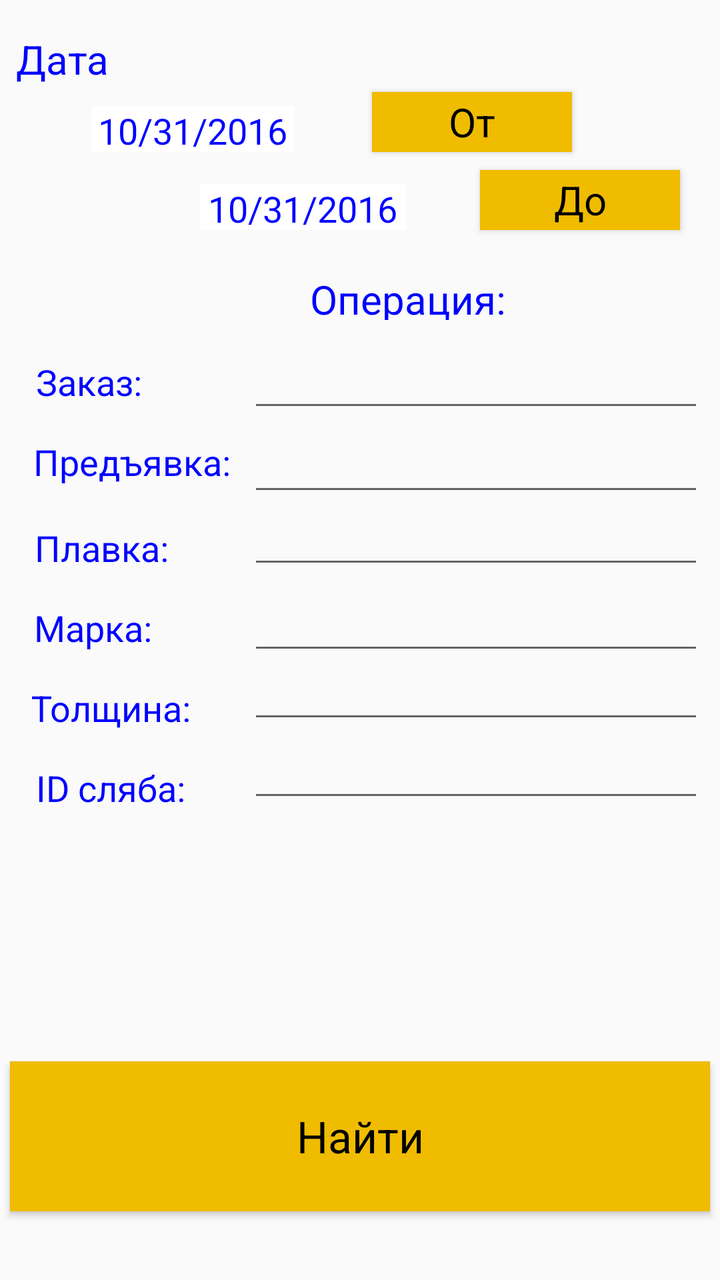
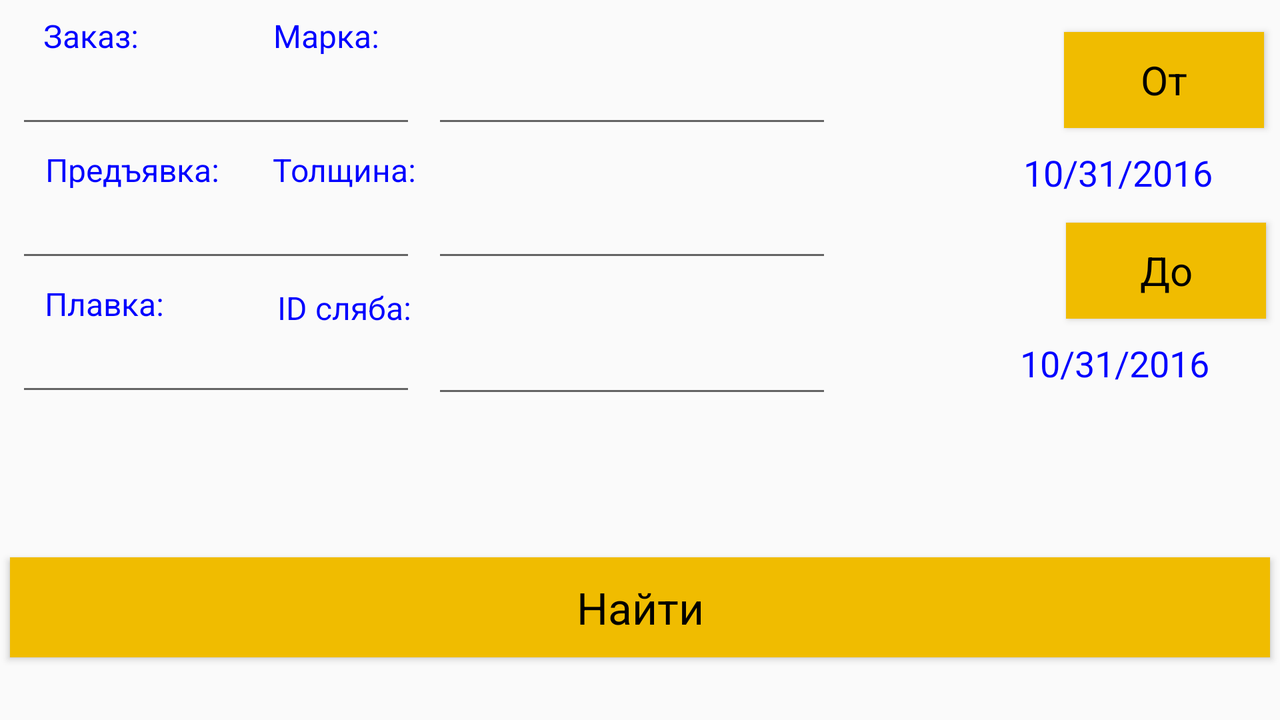

The same Android screen from two of the app's own layout files: first res/layout/ as a phone draws it, then the repository's variant for another configuration, drawn on a device whose configuration selects that folder. Both files follow.
<!-- AndroidManifest.xml: application theme AppTheme -->
<!-- res/layout/search_modern.xml -->
<?xml version="1.0" encoding="utf-8"?>
<android.support.constraint.ConstraintLayout
    xmlns:android="http://schemas.android.com/apk/res/android"
    xmlns:app="http://schemas.android.com/apk/res-auto"
    xmlns:tools="http://schemas.android.com/tools"
    android:layout_width="match_parent"

    android:layout_height="match_parent">

    <EditText
        android:id="@+id/sid"
        android:layout_width="0dp"
        android:layout_height="40dp"
        android:layout_marginEnd="8dp"
        android:layout_marginLeft="8dp"
        android:layout_marginRight="8dp"
        android:layout_marginStart="8dp"
        android:layout_marginTop="-1dp"
        android:layout_weight="1"
        android:ems="10"
        android:inputType="text|number"
        app:layout_constraintHorizontal_bias="0.0"
        app:layout_constraintLeft_toRightOf="@+id/textView19"
        app:layout_constraintRight_toRightOf="parent"
        app:layout_constraintTop_toBottomOf="@+id/sthick">

        <requestFocus />
    </EditText>

    <TextView
        android:id="@+id/textView19"
        style="@style/searchText"
        android:layout_width="100dp"
        android:layout_height="40dp"

        android:layout_marginLeft="16dp"
        android:layout_marginStart="16dp"
        android:layout_marginTop="0dp"
        android:text="ID сляба:     "
        app:layout_constraintLeft_toLeftOf="parent"
        app:layout_constraintTop_toBottomOf="@+id/textView18" />

    <EditText
        android:id="@+id/sthick"
        android:layout_width="0dp"
        android:layout_height="40dp"
        android:layout_marginEnd="8dp"
        android:layout_marginLeft="8dp"
        android:layout_marginRight="8dp"
        android:layout_marginStart="8dp"
        android:layout_marginTop="-6dp"
        android:layout_weight="1"
        android:ems="10"
        android:inputType="number"
        app:layout_constraintHorizontal_bias="0.0"
        app:layout_constraintLeft_toRightOf="@+id/textView18"
        app:layout_constraintRight_toRightOf="parent"
        app:layout_constraintTop_toBottomOf="@+id/sgrade">

        <requestFocus />
    </EditText>

    <TextView
        android:id="@+id/textView18"
        style="@style/searchText"
        android:layout_width="100dp"
        android:layout_height="40dp"

        android:layout_marginLeft="16dp"
        android:layout_marginStart="16dp"
        android:layout_marginTop="0dp"
        android:text="Толщина:     "
        app:layout_constraintLeft_toLeftOf="parent"
        app:layout_constraintTop_toBottomOf="@+id/textView17" />

    <EditText
        android:id="@+id/sgrade"
        android:layout_width="0dp"
        android:layout_height="40dp"
        android:layout_marginEnd="8dp"
        android:layout_marginLeft="8dp"
        android:layout_marginRight="8dp"
        android:layout_marginStart="8dp"
        android:layout_marginTop="3dp"
        android:layout_weight="1"
        android:ems="10"
        app:layout_constraintHorizontal_bias="0.0"
        app:layout_constraintLeft_toRightOf="@+id/textView17"
        app:layout_constraintRight_toRightOf="parent"
        app:layout_constraintTop_toBottomOf="@+id/sheat">

        <requestFocus />
    </EditText>

    <TextView
        android:id="@+id/textView17"
        style="@style/searchText"
        android:layout_width="100dp"
        android:layout_height="40dp"

        android:layout_marginLeft="16dp"
        android:layout_marginStart="16dp"
        android:layout_marginTop="0dp"
        android:text="Марка:         "
        app:layout_constraintLeft_toLeftOf="parent"
        app:layout_constraintTop_toBottomOf="@+id/textView16" />

    <EditText
        android:id="@+id/sheat"
        android:layout_width="0dp"
        android:layout_height="40dp"
        android:layout_marginEnd="8dp"
        android:layout_marginLeft="8dp"
        android:layout_marginRight="8dp"
        android:layout_marginStart="8dp"
        android:layout_marginTop="-4dp"
        android:layout_weight="1"
        android:ems="10"
        android:inputType="text"
        app:layout_constraintHorizontal_bias="0.0"
        app:layout_constraintLeft_toRightOf="@+id/textView16"
        app:layout_constraintRight_toRightOf="parent"
        app:layout_constraintTop_toBottomOf="@+id/spred">

        <requestFocus />
    </EditText>

    <TextView
        android:id="@+id/textView16"
        style="@style/searchText"
        android:layout_width="100dp"
        android:layout_height="40dp"

        android:layout_marginLeft="16dp"
        android:layout_marginStart="16dp"
        android:layout_marginTop="3dp"
        android:text="Плавка:       "
        app:layout_constraintLeft_toLeftOf="parent"
        app:layout_constraintTop_toBottomOf="@+id/textView15" />

    <EditText
        android:id="@+id/spred"
        android:layout_width="0dp"
        android:layout_height="40dp"
        android:layout_marginEnd="8dp"
        android:layout_marginLeft="8dp"
        android:layout_marginRight="8dp"
        android:layout_marginStart="8dp"
        android:layout_marginTop="2dp"
        android:layout_weight="1"
        android:ems="10"
        android:inputType="number"
        app:layout_constraintHorizontal_bias="0.0"
        app:layout_constraintLeft_toRightOf="@+id/textView15"
        app:layout_constraintRight_toRightOf="parent"
        app:layout_constraintTop_toBottomOf="@+id/sorder">

        <requestFocus />
    </EditText>

    <TextView
        android:id="@+id/textView15"
        style="@style/searchText"
        android:layout_width="100dp"
        android:layout_height="40dp"

        android:layout_marginLeft="16dp"
        android:layout_marginStart="16dp"
        android:layout_marginTop="0dp"
        android:text="Предъявка:"
        app:layout_constraintLeft_toLeftOf="parent"
        app:layout_constraintTop_toBottomOf="@+id/textView14" />

    <Button
        android:id="@+id/searchBtn"
        style="@style/searchBtn"
        android:layout_width="0dp"
        android:layout_height="75dp"
        android:layout_marginBottom="5dp"
        android:layout_marginEnd="5dp"
        android:layout_marginLeft="5dp"
        android:layout_marginRight="5dp"
        android:layout_marginStart="5dp"
        android:layout_marginTop="8dp"
        android:textSize="22sp"
        android:text="Найти"

        app:layout_constraintBottom_toBottomOf="parent"
        app:layout_constraintHorizontal_bias="0.0"
        app:layout_constraintLeft_toLeftOf="parent"
        app:layout_constraintRight_toRightOf="parent"
        app:layout_constraintTop_toBottomOf="@+id/sid"
        app:layout_constraintVertical_bias="0.8" />

    <EditText
        android:id="@+id/sorder"
        android:layout_width="0dp"
        android:layout_height="40dp"
        android:layout_marginEnd="8dp"
        android:layout_marginLeft="8dp"
        android:layout_marginRight="8dp"
        android:layout_marginStart="8dp"
        android:layout_marginTop="171dp"
        android:layout_weight="1"
        android:ems="10"
        android:inputType="number"
        app:layout_constraintHorizontal_bias="0.0"
        app:layout_constraintLeft_toRightOf="@+id/textView14"
        app:layout_constraintRight_toRightOf="parent"
        app:layout_constraintTop_toTopOf="parent">

        <requestFocus />
    </EditText>

    <TextView
        android:id="@+id/textView14"
        style="@style/searchText"
        android:layout_width="100dp"
        android:layout_height="40dp"

        android:layout_marginLeft="16dp"
        android:layout_marginStart="16dp"
        android:layout_marginTop="171dp"
        android:text="Заказ:          "
        app:layout_constraintLeft_toLeftOf="parent"
        app:layout_constraintTop_toTopOf="parent" />

    <TextView
        android:id="@+id/textView13"
        style="@style/searchText"
        android:layout_width="100dp"
        android:layout_height="24dp"
        android:textSize="20sp"
        android:layout_marginLeft="130dp"
        android:layout_marginStart="154dp"
        android:layout_marginTop="136dp"
        android:text="Операция:"
        app:layout_constraintLeft_toLeftOf="parent"
        app:layout_constraintTop_toTopOf="parent" />

    <Button
        android:id="@+id/until_date"
        style="@style/searchBtn"
        android:layout_width="100dp"

        android:layout_height="30dp"
        android:layout_marginEnd="7dp"
        android:layout_marginLeft="37dp"
        android:layout_marginTop="9dp"
        android:text="@string/until"
        app:layout_constraintLeft_toRightOf="@+id/endsdate"
        app:layout_constraintTop_toBottomOf="@+id/from_date" />

    <Button
        android:id="@+id/from_date"

        style="@style/searchBtn"
        android:layout_width="100dp"
        android:layout_height="30dp"
        android:layout_marginEnd="8dp"
        android:layout_marginLeft="39dp"
        android:layout_marginTop="46dp"
        android:text="@string/from"
        app:layout_constraintLeft_toRightOf="@+id/bgsdate"
        app:layout_constraintTop_toTopOf="parent" />

    <TextView
        android:id="@+id/endsdate"
        android:background="#ffffff"
        style="@style/searchText"
        android:layout_width="103dp"
        android:layout_height="23dp"
        android:layout_weight="0.2"
        android:ems="10"
        android:text="10/31/2016"
        android:layout_marginStart="100dp"
        android:layout_marginLeft="46dp"
        app:layout_constraintLeft_toLeftOf="parent"
        android:layout_marginTop="16dp"
        app:layout_constraintTop_toBottomOf="@+id/bgsdate" />

    <TextView
        android:id="@+id/bgsdate"
        android:background="#ffffff"
        style="@style/searchText"
        android:layout_width="101dp"
        android:layout_height="23dp"
        android:layout_weight="0.2"
        android:ems="10"
        android:text="10/31/2016"
        app:layout_constraintTop_toTopOf="parent"
        android:layout_marginTop="53dp"
        android:layout_marginLeft="46dp"
        app:layout_constraintLeft_toLeftOf="parent">

    </TextView>

    <TextView
        android:id="@+id/textView10"
        style="@style/searchText"
         android:textSize="20sp"
        android:layout_width="wrap_content"
        android:layout_height="wrap_content"
        android:layout_gravity="center_vertical"
        android:layout_marginLeft="130dp"
        android:layout_marginStart="8dp"
        android:layout_marginTop="16dp"
        android:gravity="center_vertical"
        android:text="@string/date"


        app:layout_constraintLeft_toLeftOf="parent"
        app:layout_constraintTop_toTopOf="parent" />

</android.support.constraint.ConstraintLayout>
<!-- resources referenced by this layout -->
<resources>
  <string name="date">Дата</string>
  <string name="from">От</string>
  <string name="until">До</string>
  <style name="searchBtn" parent="AppBaseTheme">
          <item name="android:textSize"> 20sp</item>
          <item name="android:background"> @color/orange</item>
          <item name="android:textColor">#000000</item>
      </style>
  <style name="searchText" parent="AppBaseTheme">
          <item name="android:textSize"> 18sp</item>
          <item name="android:textColor">#0000ff</item>
          <item name="android:gravity"> center</item>
  
      </style>
  <style name="AppTheme" parent="AppBaseTheme">
          
      </style>
  <!-- from res/values-v14/ -->
  <style name="AppBaseTheme" parent="NX">
          
      </style>
  <color name="orange">#f0bc00</color>
  <style name="NX" parent="android:Theme.Material.Light">
          <item name="android:colorPrimary">@color/colorPrimary</item>
          <item name="android:colorAccent">@color/colorAccent</item>
          <item name="android:colorPrimaryDark">@color/black</item>
      </style>
  <color name="colorPrimary">#3f51b5</color>
  <color name="colorAccent">#ff4081</color>
  <color name="black">#000000</color>
</resources>
<!-- res/layout-land/search_modern.xml (the repository's variant of the layout above) -->
<!-- drawn on the phone turned sideways -->
<?xml version="1.0" encoding="utf-8"?>
<android.support.constraint.ConstraintLayout
    xmlns:android="http://schemas.android.com/apk/res/android"
    xmlns:app="http://schemas.android.com/apk/res-auto"
    xmlns:tools="http://schemas.android.com/tools"
    android:layout_width="match_parent"
    android:layout_height="match_parent">

    <EditText
        android:id="@+id/sid"
        android:layout_width="200dp"
        android:layout_height="40dp"
        android:layout_marginEnd="8dp"
        android:layout_marginStart="8dp"
        android:layout_weight="1"
        android:ems="10"
        android:inputType="text|number"
        app:layout_constraintLeft_toRightOf="@+id/sheat"
        android:layout_marginLeft="22dp"
        android:layout_marginTop="1dp"
        app:layout_constraintTop_toBottomOf="@+id/textView19">

        <requestFocus />
    </EditText>

    <TextView
        android:id="@+id/textView19"
        style="@style/searchText"
        android:layout_width="100dp"
        android:layout_height="20dp"
        android:layout_marginLeft="110dp"
        android:layout_marginStart="16dp"
        android:layout_marginTop="7dp"
        android:text="ID сляба:     "
        android:textSize="16sp"
        app:layout_constraintLeft_toRightOf="@+id/textView16"
        app:layout_constraintTop_toBottomOf="@+id/sthick" />

    <EditText
        android:id="@+id/sthick"
        android:layout_width="200dp"
        android:layout_height="40dp"
        android:layout_marginEnd="8dp"
        android:layout_marginStart="8dp"
        android:layout_weight="1"
        android:ems="10"
        android:inputType="number"
        android:layout_marginTop="2dp"
        app:layout_constraintTop_toBottomOf="@+id/textView18"
        app:layout_constraintLeft_toRightOf="@+id/spred"
        android:layout_marginLeft="22dp">

        <requestFocus />
    </EditText>

    <TextView
        android:id="@+id/textView18"
        style="@style/searchText"
        android:layout_width="100dp"
        android:layout_height="20dp"
        android:layout_marginLeft="110dp"
        android:layout_marginStart="16dp"
        android:layout_marginTop="5dp"
        android:text="Толщина:     "
        android:textSize="16sp"
        app:layout_constraintLeft_toRightOf="@+id/textView15"
        app:layout_constraintTop_toBottomOf="@+id/sgrade" />

    <EditText
        android:id="@+id/sgrade"
        android:layout_width="200dp"
        android:layout_height="40dp"
        android:layout_marginEnd="8dp"
        android:layout_marginLeft="22dp"
        android:layout_marginStart="8dp"
        android:layout_marginTop="2dp"
        android:layout_weight="1"
        android:ems="10"
        app:layout_constraintLeft_toRightOf="@+id/sorder"
        app:layout_constraintTop_toBottomOf="@+id/textView17">

        <requestFocus />
    </EditText>

    <TextView
        android:id="@+id/textView17"
        style="@style/searchText"
        android:layout_width="100dp"
        android:layout_height="20dp"
        android:layout_marginLeft="111dp"
        android:layout_marginStart="16dp"
        android:layout_marginTop="7dp"
        android:text="Марка:         "
        android:textSize="16sp"
        app:layout_constraintLeft_toRightOf="@+id/textView14"
        app:layout_constraintTop_toTopOf="parent" />

    <EditText
        android:id="@+id/sheat"
        android:layout_width="200dp"
        android:layout_height="40dp"
        android:layout_marginEnd="8dp"
        android:layout_marginStart="8dp"
        android:layout_weight="1"
        android:ems="10"
        android:inputType="text"
        android:layout_marginLeft="16dp"
        app:layout_constraintLeft_toLeftOf="parent"
        android:layout_marginTop="2dp"
        app:layout_constraintTop_toBottomOf="@+id/textView16">

        <requestFocus />
    </EditText>

    <TextView
        android:id="@+id/textView16"
        style="@style/searchText"
        android:layout_width="100dp"
        android:layout_height="20dp"
        android:layout_marginLeft="60dp"
        android:layout_marginStart="16dp"
        android:layout_marginTop="5dp"
        android:text="Плавка:       "
        android:textSize="16sp"
        app:layout_constraintLeft_toLeftOf="parent"
        app:layout_constraintTop_toBottomOf="@+id/spred" />

    <EditText
        android:id="@+id/spred"
        android:layout_width="200dp"
        android:layout_height="40dp"
        android:layout_marginEnd="8dp"
        android:layout_marginLeft="16dp"
        android:layout_marginStart="8dp"
        android:layout_marginTop="2dp"
        android:layout_weight="1"
        android:ems="10"
        android:inputType="number"
        app:layout_constraintLeft_toLeftOf="parent"
        app:layout_constraintTop_toBottomOf="@+id/textView15">

        <requestFocus />
    </EditText>

    <TextView
        android:id="@+id/textView15"
        style="@style/searchText"
        android:layout_width="100dp"
        android:layout_height="20dp"
        android:layout_marginLeft="60dp"
        android:layout_marginStart="16dp"
        android:layout_marginTop="5dp"
        android:text="Предъявка:"
        android:textSize="16sp"
        app:layout_constraintLeft_toLeftOf="parent"
        app:layout_constraintTop_toBottomOf="@+id/sorder" />

    <Button
        android:id="@+id/searchBtn"
        style="@style/searchBtn"
        android:layout_width="0dp"
        android:layout_height="50dp"
        android:layout_marginBottom="1dp"
        android:layout_marginEnd="5dp"
        android:layout_marginLeft="8dp"
        android:layout_marginRight="8dp"
        android:layout_marginStart="5dp"
        android:layout_marginTop="8dp"
        android:text="Найти"
        android:textSize="22sp"
        app:layout_constraintBottom_toBottomOf="parent"
        app:layout_constraintHorizontal_bias="0.4"
        app:layout_constraintLeft_toLeftOf="parent"
        app:layout_constraintRight_toRightOf="parent"
        app:layout_constraintTop_toBottomOf="@+id/sid"
        app:layout_constraintVertical_bias="0.689" />

    <EditText
        android:id="@+id/sorder"
        android:layout_width="200dp"
        android:layout_height="40dp"
        android:layout_marginEnd="8dp"
        android:layout_marginLeft="16dp"
        android:layout_marginStart="8dp"
        android:layout_marginTop="2dp"
        android:layout_weight="1"
        android:ems="10"
        android:inputType="number"
        app:layout_constraintLeft_toLeftOf="parent"
        app:layout_constraintTop_toBottomOf="@+id/textView14">

        <requestFocus />
    </EditText>

    <TextView
        android:id="@+id/textView14"
        style="@style/searchText"
        android:layout_width="99dp"
        android:layout_height="20dp"
        android:layout_marginLeft="60dp"
        android:layout_marginStart="16dp"
        android:layout_marginTop="7dp"
        android:text="Заказ:          "
        android:textSize="16sp"
        app:layout_constraintLeft_toLeftOf="parent"
        app:layout_constraintTop_toTopOf="parent" />

    <Button
        android:id="@+id/until_date"
        android:layout_width="100dp"
        android:layout_height="wrap_content"
        style="@style/searchBtn"
        android:layout_marginRight="31dp"
        android:text="@string/until"
        app:layout_constraintRight_toRightOf="parent"
        app:layout_constraintTop_toBottomOf="@+id/bgsdate"
        android:layout_marginEnd="7dp"
        android:layout_marginTop="13dp" />

    <Button
        android:id="@+id/from_date"
        style="@style/searchBtn"
        android:layout_width="100dp"
        android:layout_height="wrap_content"
        android:text="@string/from"
        android:layout_marginEnd="8dp"
        android:layout_marginRight="31dp"
        app:layout_constraintRight_toRightOf="parent"
        app:layout_constraintTop_toTopOf="parent"
        android:layout_marginTop="16dp" />

    <TextView
        android:id="@+id/endsdate"
        android:layout_width="97dp"
        style="@style/searchText"
        android:layout_height="22dp"
        android:layout_weight="0.2"
        android:ems="10"
        android:text="10/31/2016"
        android:layout_marginStart="100dp"
        android:layout_marginRight="34dp"
        app:layout_constraintRight_toRightOf="parent"
        android:layout_marginTop="10dp"
        app:layout_constraintTop_toBottomOf="@+id/until_date" />

    <TextView
        android:id="@+id/bgsdate"
        android:layout_width="100dp"
        android:layout_height="wrap_content"
        android:layout_weight="0.2"
        android:ems="10"
        android:text="10/31/2016"
        style="@style/searchText"
        android:layout_marginStart="100dp"
        android:layout_marginRight="31dp"
        app:layout_constraintRight_toRightOf="parent"
        android:layout_marginTop="10dp"
        app:layout_constraintTop_toBottomOf="@+id/from_date">

    </TextView>

</android.support.constraint.ConstraintLayout>
<!-- resources referenced by the variant -->
<!-- as the phone turned sideways resolves them -->
<resources>
  <string name="from">От</string>
  <string name="until">До</string>
  <style name="searchBtn" parent="AppBaseTheme">
          <item name="android:textSize"> 20sp</item>
          <item name="android:background"> @color/orange</item>
          <item name="android:textColor">#000000</item>
      </style>
  <style name="searchText" parent="AppBaseTheme">
          <item name="android:textSize"> 18sp</item>
          <item name="android:textColor">#0000ff</item>
          <item name="android:gravity"> center</item>
  
      </style>
  <style name="AppTheme" parent="AppBaseTheme">
          
      </style>
  <!-- from res/values-v14/ -->
  <style name="AppBaseTheme" parent="NX">
          
      </style>
  <color name="orange">#f0bc00</color>
  <style name="NX" parent="android:Theme.Material.Light">
          <item name="android:colorPrimary">@color/colorPrimary</item>
          <item name="android:colorAccent">@color/colorAccent</item>
          <item name="android:colorPrimaryDark">@color/black</item>
      </style>
  <color name="colorPrimary">#3f51b5</color>
  <color name="colorAccent">#ff4081</color>
  <color name="black">#000000</color>
</resources>
